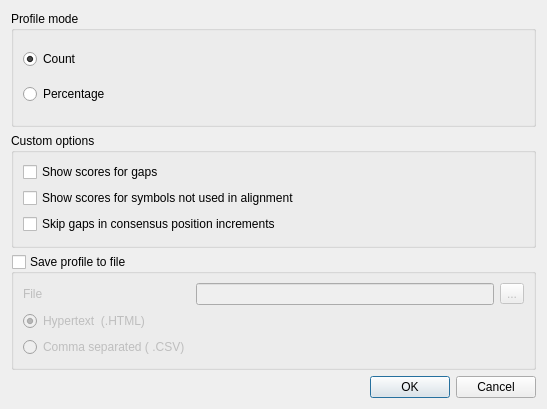
<?xml version="1.0" encoding="UTF-8"?>
<ui version="4.0">
 <class>DNAStatMSAProfileDialog</class>
 <widget class="QDialog" name="DNAStatMSAProfileDialog">
  <property name="geometry">
   <rect>
    <x>0</x>
    <y>0</y>
    <width>547</width>
    <height>409</height>
   </rect>
  </property>
  <property name="windowTitle">
   <string>Generate Alignment Profile</string>
  </property>
  <layout class="QVBoxLayout" name="verticalLayout_2">
   <item>
    <widget class="QGroupBox" name="groupBox_2">
     <property name="title">
      <string>Profile mode</string>
     </property>
     <layout class="QGridLayout" name="gridLayout_2">
      <item row="0" column="0">
       <widget class="QRadioButton" name="countsRB">
        <property name="text">
         <string>Count</string>
        </property>
        <property name="checked">
         <bool>true</bool>
        </property>
       </widget>
      </item>
      <item row="1" column="0">
       <widget class="QRadioButton" name="percentsRB">
        <property name="text">
         <string>Percentage</string>
        </property>
       </widget>
      </item>
     </layout>
    </widget>
   </item>
   <item>
    <widget class="QGroupBox" name="groupBox">
     <property name="title">
      <string>Custom options</string>
     </property>
     <layout class="QVBoxLayout" name="verticalLayout">
      <item>
       <widget class="QCheckBox" name="gapCB">
        <property name="text">
         <string>Show scores for gaps</string>
        </property>
       </widget>
      </item>
      <item>
       <widget class="QCheckBox" name="unusedCB">
        <property name="text">
         <string>Show scores for symbols not used in alignment</string>
        </property>
       </widget>
      </item>
      <item>
       <widget class="QCheckBox" name="skipGapPositionsCB">
        <property name="text">
         <string>Skip gaps in consensus position increments</string>
        </property>
       </widget>
      </item>
     </layout>
    </widget>
   </item>
   <item>
    <widget class="QGroupBox" name="saveBox">
     <property name="title">
      <string>Save profile to file</string>
     </property>
     <property name="checkable">
      <bool>true</bool>
     </property>
     <property name="checked">
      <bool>false</bool>
     </property>
     <layout class="QGridLayout" name="gridLayout">
      <item row="0" column="0">
       <widget class="QLabel" name="label">
        <property name="text">
         <string>File</string>
        </property>
       </widget>
      </item>
      <item row="0" column="1">
       <widget class="QLineEdit" name="fileEdit"/>
      </item>
      <item row="0" column="2">
       <widget class="QToolButton" name="fileButton">
        <property name="text">
         <string>...</string>
        </property>
       </widget>
      </item>
      <item row="2" column="0" colspan="2">
       <widget class="QRadioButton" name="htmlRB">
        <property name="text">
         <string>Hypertext  (.HTML)</string>
        </property>
        <property name="checked">
         <bool>true</bool>
        </property>
       </widget>
      </item>
      <item row="3" column="0">
       <widget class="QRadioButton" name="csvRB">
        <property name="text">
         <string>Comma separated ( .CSV)</string>
        </property>
        <property name="checked">
         <bool>false</bool>
        </property>
       </widget>
      </item>
     </layout>
    </widget>
   </item>
   <item>
    <widget class="QDialogButtonBox" name="buttonBox">
     <property name="standardButtons">
      <set>QDialogButtonBox::Cancel|QDialogButtonBox::Ok</set>
     </property>
    </widget>
   </item>
  </layout>
 </widget>
 <resources/>
 <connections>
  <connection>
   <sender>buttonBox</sender>
   <signal>accepted()</signal>
   <receiver>DNAStatMSAProfileDialog</receiver>
   <slot>accept()</slot>
   <hints>
    <hint type="sourcelabel">
     <x>273</x>
     <y>326</y>
    </hint>
    <hint type="destinationlabel">
     <x>273</x>
     <y>173</y>
    </hint>
   </hints>
  </connection>
  <connection>
   <sender>buttonBox</sender>
   <signal>rejected()</signal>
   <receiver>DNAStatMSAProfileDialog</receiver>
   <slot>reject()</slot>
   <hints>
    <hint type="sourcelabel">
     <x>273</x>
     <y>326</y>
    </hint>
    <hint type="destinationlabel">
     <x>273</x>
     <y>173</y>
    </hint>
   </hints>
  </connection>
 </connections>
</ui>
